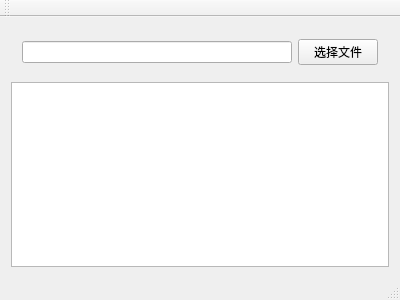
<?xml version="1.0" encoding="UTF-8"?>
<ui version="4.0">
 <class>MainWindow</class>
 <widget class="QMainWindow" name="MainWindow">
  <property name="geometry">
   <rect>
    <x>0</x>
    <y>0</y>
    <width>400</width>
    <height>300</height>
   </rect>
  </property>
  <property name="windowTitle">
   <string>MainWindow</string>
  </property>
  <widget class="QWidget" name="centralWidget">
   <layout class="QVBoxLayout" name="verticalLayout">
    <item>
     <widget class="QWidget" name="widget" native="true">
      <layout class="QHBoxLayout" name="horizontalLayout">
       <item>
        <widget class="QLineEdit" name="filePath"/>
       </item>
       <item>
        <widget class="QPushButton" name="selFile">
         <property name="text">
          <string>选择文件</string>
         </property>
        </widget>
       </item>
      </layout>
     </widget>
    </item>
    <item>
     <widget class="QTextEdit" name="textEdit"/>
    </item>
   </layout>
  </widget>
  <widget class="QMenuBar" name="menuBar">
   <property name="geometry">
    <rect>
     <x>0</x>
     <y>0</y>
     <width>400</width>
     <height>23</height>
    </rect>
   </property>
  </widget>
  <widget class="QToolBar" name="mainToolBar">
   <attribute name="toolBarArea">
    <enum>TopToolBarArea</enum>
   </attribute>
   <attribute name="toolBarBreak">
    <bool>false</bool>
   </attribute>
  </widget>
  <widget class="QStatusBar" name="statusBar"/>
 </widget>
 <layoutdefault spacing="6" margin="11"/>
 <resources/>
 <connections/>
</ui>
